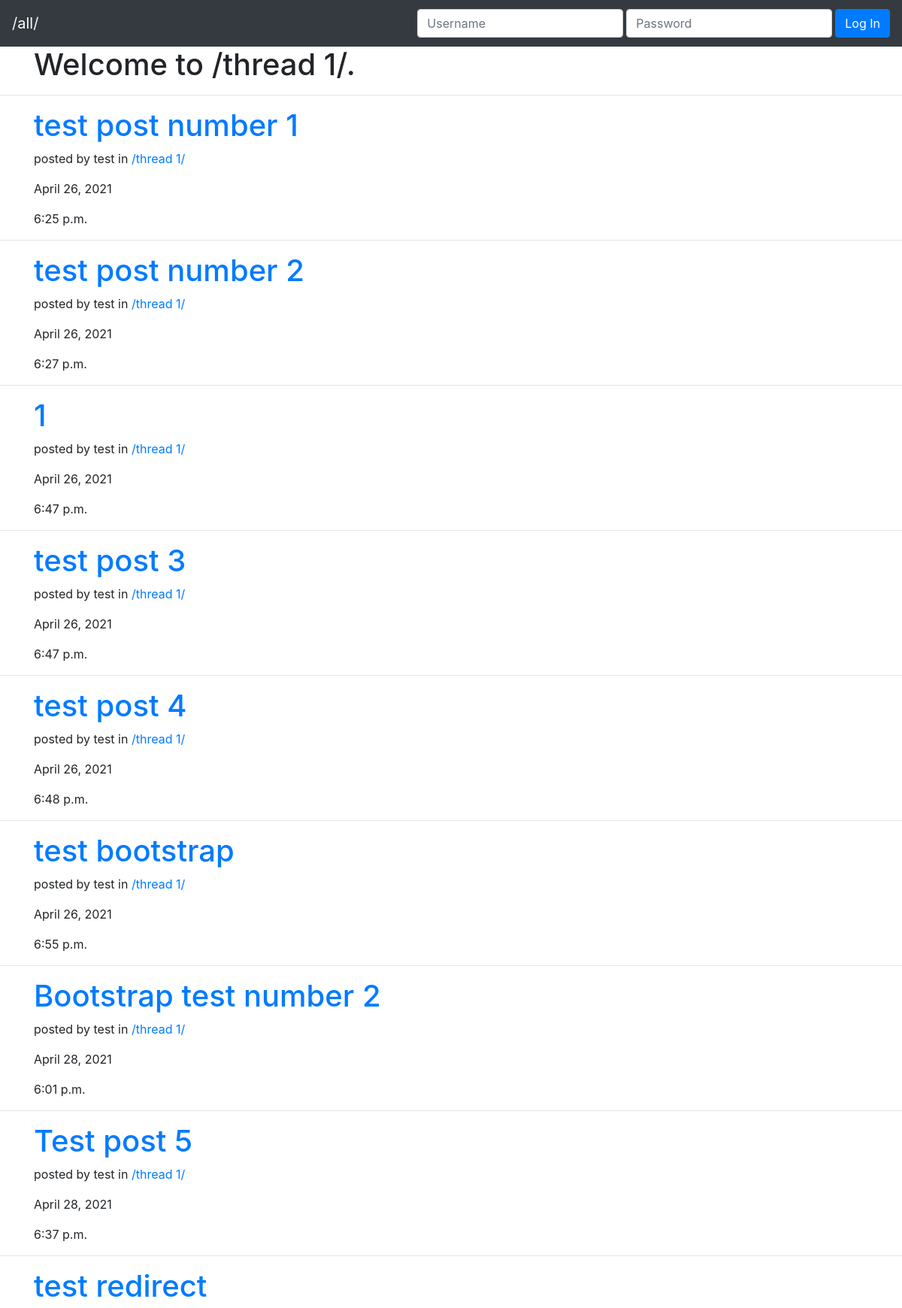
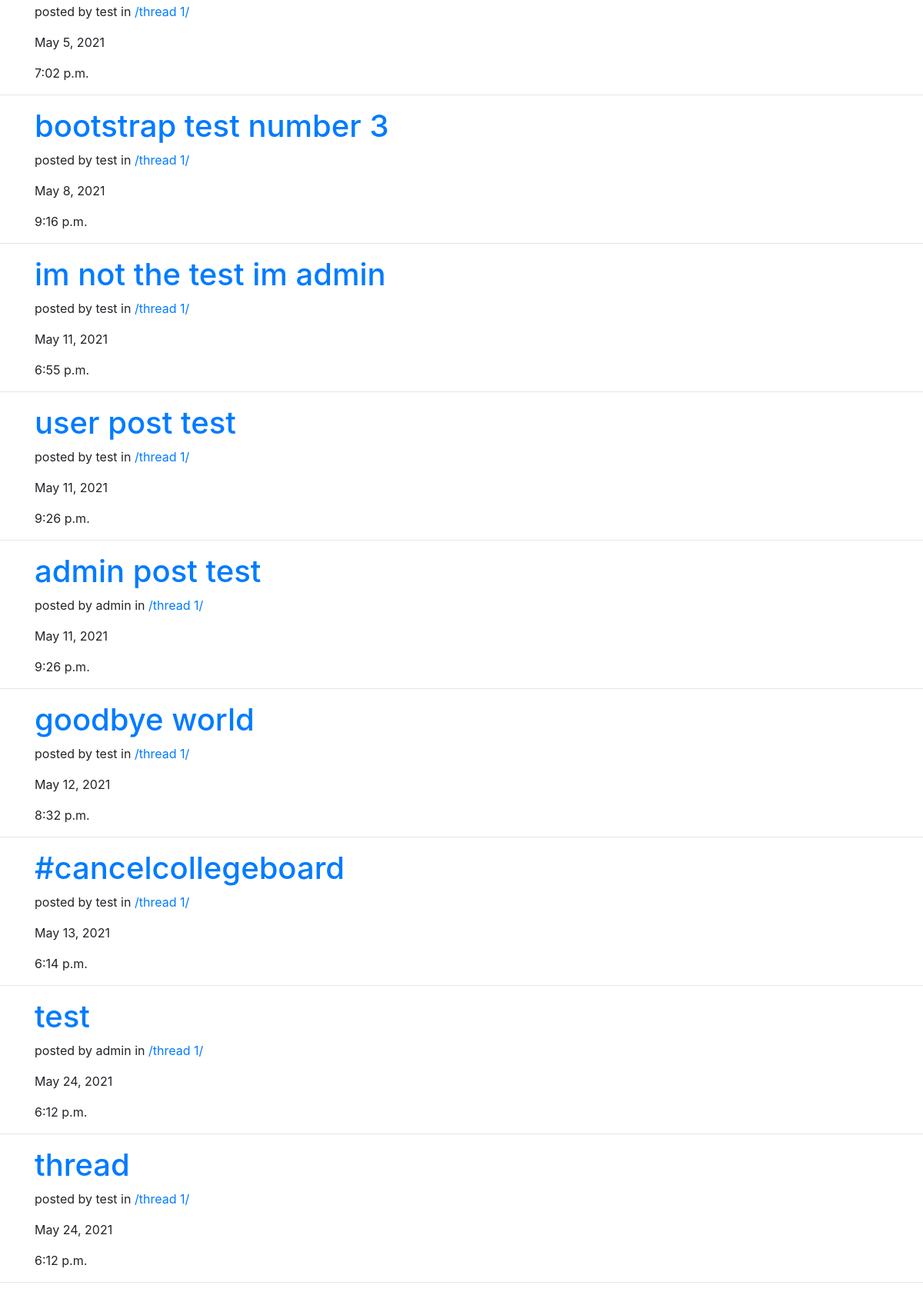
Page /threads/1/ on the earlier database version (2 pictures, top to bottom).
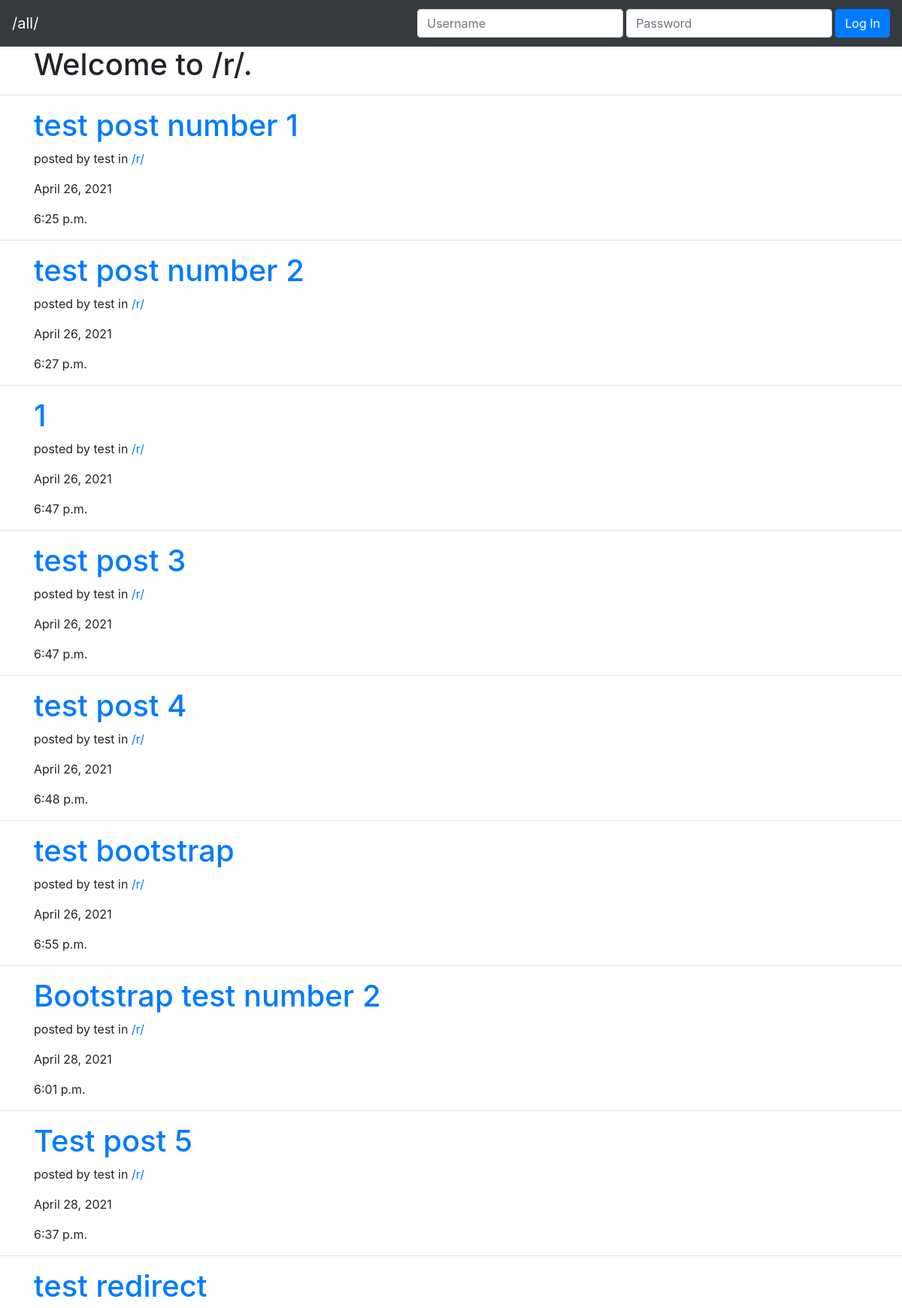
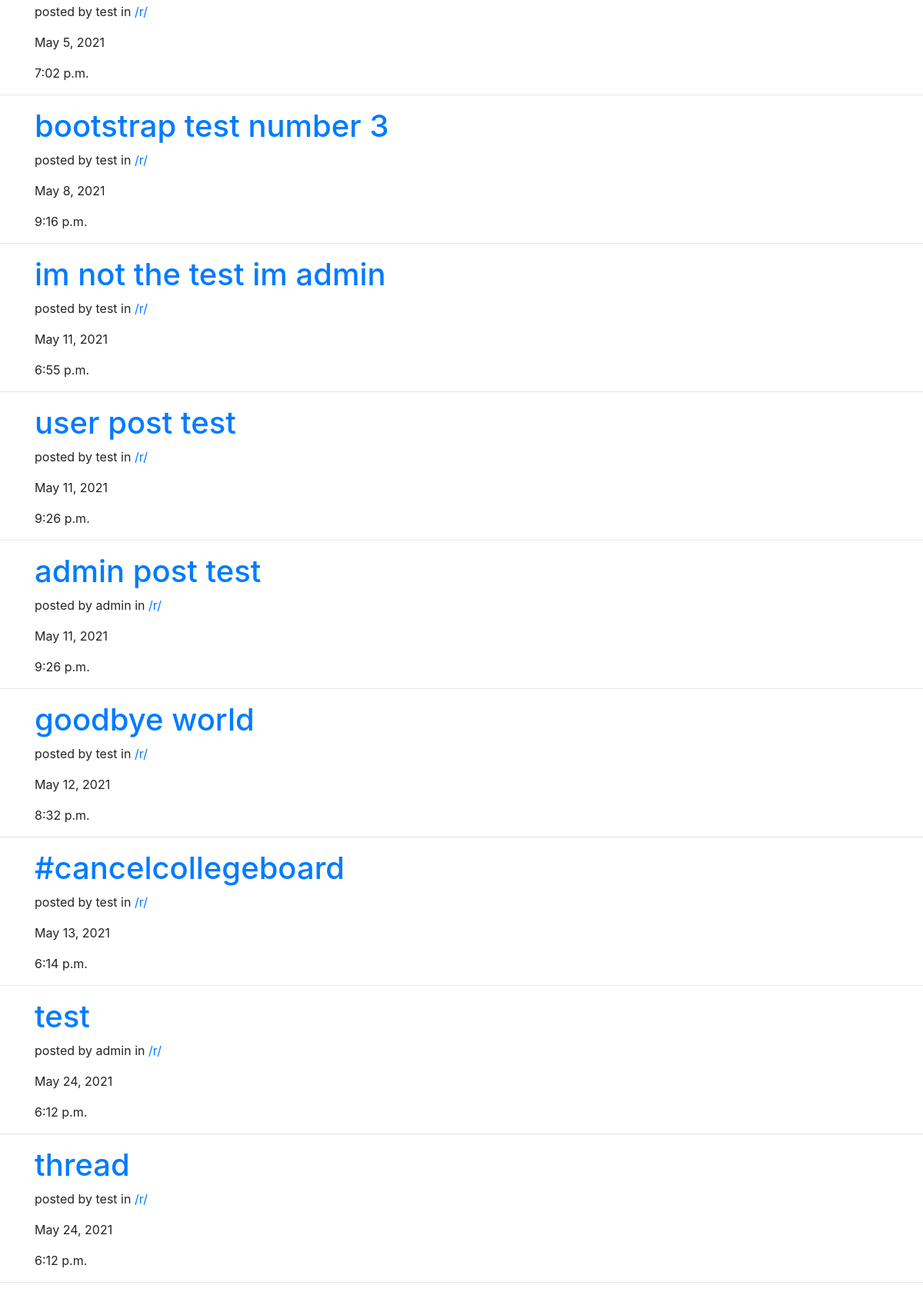
Same page on the later database version (2 pictures, top to bottom).
### post/models.py (models this page shows, shortened)
class Thread(models.Model):
    title = models.TextField(max_length=3)

class Post(models.Model):
    id = models.BigAutoField(primary_key=True)
    userPosted = models.ForeignKey(User, on_delete=models.CASCADE,null=True, blank=True)
    thread = models.ForeignKey(Thread, on_delete=models.CASCADE,null=True, blank=True)
    title = models.CharField(max_length=30)
    content = models.CharField(max_length=2000)
    pub_date = models.DateTimeField('date published')
    def __str__(self):
        return (str(self.id) + ': "' + self.title + '"' + " by " + str(self.userPosted))

### post/views.py (the view, shortened to what this page needs)
# urls.py: path('threads/<str:thread_id>/', views.ThreadView.as_view(), name='threadview'),
class ThreadView(View):
    def get(self, request, thread_id):
        request_thread = get_object_or_404(Thread, pk=thread_id)
        post_objects = Post.objects.filter(thread=request_thread).order_by("pub_date")
        print(post_objects)
        context = {"post_objects": post_objects, "title": request_thread.title}
        return render(request, "post/threadList.html", context)

### post/templates/post/threadList.html (shortened to what this page needs)
<!DOCTYPE html>
<html lang="en">
<head>
    <link rel="stylesheet" href="https://maxcdn.bootstrapcdn.com/bootstrap/4.0.0/css/bootstrap.min.css"
 />
</head>
<body>
    <nav class="navbar navbar-expand-lg navbar-dark bg-dark">
        <a class="navbar-brand text-light" href="/all/">/all/</a>
        {% if user.is_authenticated %}
        <!-- If someone is logged in, we welocme them and give them <thead>
                opportunity to log out. -->
        <div class="collapse navbar-collapse" id="navbarText">
            <ul class="navbar-nav mr-auto">
                <!-- <li class="nav-item">
                    <span class="navbar-text"> Welcome, {{user}}! </span>
                </li> -->
                <li class="nav-item">
                    <a class="nav-link" href="../new/">Create Post</a>
                </li>
            </ul>
            <span class="navbar-text mr-3">
                Welcome, {{user}}!
            </span>
            <form class="form-inline" action="" method="POST">
                {% csrf_token %}
                <input type="hidden" name="logout" value="logout"></input>
                <button type="submit" class="btn btn-danger">Logout</button>
            </form>
        </div>
        {% else %}
        <div class="collapse navbar-collapse" id="navbarText">
            <form class="form-inline ml-auto" action="" method="POST">
                <input type="text" class="form-control mr-1 my-1" name="username" id="username" placeholder="Username" required />
                <input type="password" class="form-control mr-1 my-1" name="password" id="password" placeholder="Password" required />
                <button class="btn btn-primary my-2 my-sm-0" type="submit">
                    Log In
                </button>
            </form>
        </div>
        {% endif %}
    </nav>
    <div class="container">
        <h1>Welcome to /{{title}}/.</h1>
    </div>
    <hr />
    {% for post in post_objects %}
    <div class="container">
        <h1><a href="/posts/{{post.id}}">{{post.title}}</a></h1>
        <p>posted by {{post.userPosted}} in <a href="/threads/{{post.thread.id}}">/{{post.thread.title}}/</a></p>
        <p>{{post.pub_date.date}}</p>
        <p>{{post.pub_date.time}}</p>
    </div>
    <hr />
    {% endfor %}
</body>
</html>

Differences in the rows shown:
no longer on this page (row edited): Thread: title "thread 1"
changed through a linked row, Post "test post number 1": thread "thread 1" → "r"
changed through a linked row, Post "test post number 2": thread "thread 1" → "r"
changed through a linked row, Post (number 3 of 17 on the later page): thread "thread 1" → "r"
changed through a linked row, Post "test post 3": thread "thread 1" → "r"
changed through a linked row, Post "test post 4": thread "thread 1" → "r"
changed through a linked row, Post "test bootstrap": thread "thread 1" → "r"
changed through a linked row, Post "Bootstrap test number 2": thread "thread 1" → "r"
changed through a linked row, Post "Test post 5": thread "thread 1" → "r"
changed through a linked row, Post "test redirect": thread "thread 1" → "r"
changed through a linked row, Post "bootstrap test number 3": thread "thread 1" → "r"
changed through a linked row, Post "im not the test im admin": thread "thread 1" → "r"
changed through a linked row, Post "user post test": thread "thread 1" → "r"
changed through a linked row, Post "admin post test": thread "thread 1" → "r"
changed through a linked row, Post "goodbye world": thread "thread 1" → "r"
changed through a linked row, Post "#cancelcollegeboard": thread "thread 1" → "r"
changed through a linked row, Post (number 16 of 17 on the later page): thread "thread 1" → "r"
changed through a linked row, Post "thread": thread "thread 1" → "r"
Other differences:
{{ title }}: (not shown) → "r"
